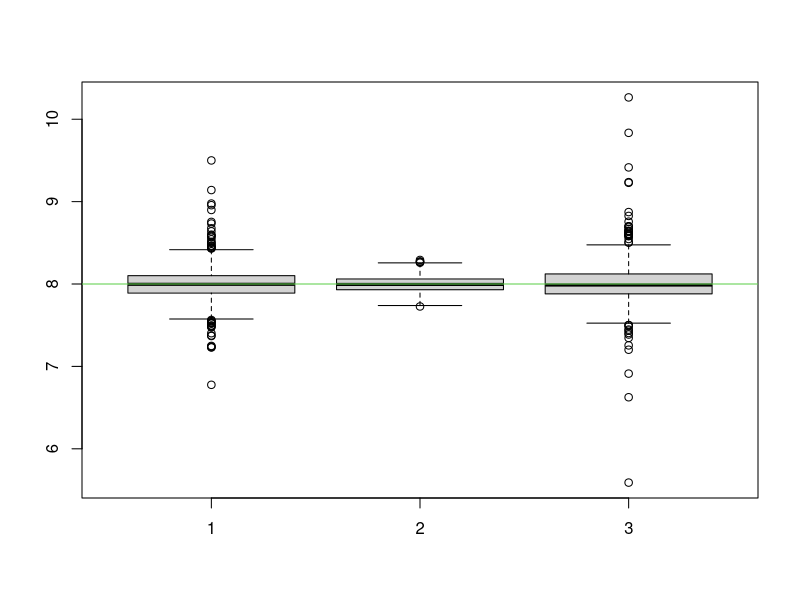

Here is the R script that generated this plot:
set.seed(4060)
N = 100
dfx = 2
thbar = 8
x = runif(N, 1, 2) # random variables from a uniform distrbution
M = 1000
lmos = lmeds = lmeans = numeric(M)
for (i in 1:M) {
  z = rt(n=N, df=dfx) # N random samples from the t-distribution with dfx degrees of freedom
  y = thbar * x + z 
  lmo = lm(y~x+0) # fit linear model
  lmos[i] = as.numeric(coef(lmo)) # ordinary least squares estimator
  lmeds[i] = median(y / x)
  lmeans[i] = mean(y / x)
}

#
mean(lmos) # expected value
sd(lmos) # standard error

#
mean(lmeds)
sd(lmeds)

#
mean(lmeans)
sd(lmeans)

#
boxplot(lmos, lmeds, lmeans)
abline(h=thbar, col=3)